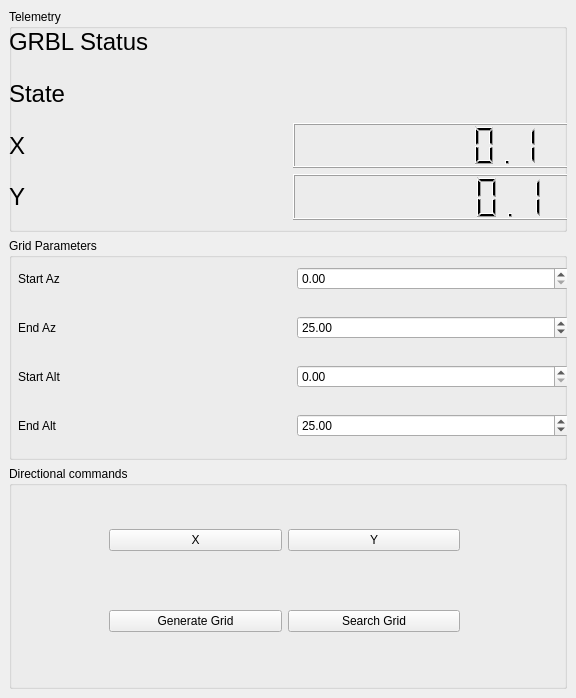
<?xml version="1.0" encoding="UTF-8"?>
<ui version="4.0">
 <class>MainWindow</class>
 <widget class="QMainWindow" name="MainWindow">
  <property name="geometry">
   <rect>
    <x>0</x>
    <y>0</y>
    <width>576</width>
    <height>698</height>
   </rect>
  </property>
  <property name="sizePolicy">
   <sizepolicy hsizetype="Fixed" vsizetype="Fixed">
    <horstretch>0</horstretch>
    <verstretch>0</verstretch>
   </sizepolicy>
  </property>
  <property name="windowTitle">
   <string>MainWindow</string>
  </property>
  <widget class="QWidget" name="centralwidget">
   <layout class="QVBoxLayout" name="verticalLayout_2">
    <item>
     <widget class="QGroupBox" name="groupBox_3">
      <property name="enabled">
       <bool>true</bool>
      </property>
      <property name="sizePolicy">
       <sizepolicy hsizetype="Preferred" vsizetype="Preferred">
        <horstretch>0</horstretch>
        <verstretch>0</verstretch>
       </sizepolicy>
      </property>
      <property name="title">
       <string>Telemetry</string>
      </property>
      <widget class="QWidget" name="gridLayoutWidget_2">
       <property name="geometry">
        <rect>
         <x>0</x>
         <y>10</y>
         <width>561</width>
         <height>201</height>
        </rect>
       </property>
       <layout class="QGridLayout" name="gridLayout">
        <item row="1" column="0">
         <widget class="QLabel" name="state_label">
          <property name="font">
           <font>
            <family>Arial</family>
            <pointsize>18</pointsize>
           </font>
          </property>
          <property name="text">
           <string>State</string>
          </property>
         </widget>
        </item>
        <item row="0" column="2">
         <widget class="QLabel" name="grbl_status">
          <property name="font">
           <font>
            <family>Arial</family>
            <pointsize>18</pointsize>
           </font>
          </property>
          <property name="text">
           <string/>
          </property>
         </widget>
        </item>
        <item row="0" column="0">
         <widget class="QLabel" name="label">
          <property name="font">
           <font>
            <family>Arial</family>
            <pointsize>18</pointsize>
           </font>
          </property>
          <property name="text">
           <string>GRBL Status</string>
          </property>
         </widget>
        </item>
        <item row="4" column="2">
         <widget class="QLCDNumber" name="position_y">
          <property name="digitCount">
           <number>10</number>
          </property>
          <property name="value" stdset="0">
           <double>0.100000000000000</double>
          </property>
         </widget>
        </item>
        <item row="2" column="0">
         <widget class="QLabel" name="label_3">
          <property name="font">
           <font>
            <family>Arial</family>
            <pointsize>18</pointsize>
           </font>
          </property>
          <property name="text">
           <string>X</string>
          </property>
         </widget>
        </item>
        <item row="4" column="0">
         <widget class="QLabel" name="label_4">
          <property name="font">
           <font>
            <family>Arial</family>
            <pointsize>18</pointsize>
           </font>
          </property>
          <property name="text">
           <string>Y</string>
          </property>
         </widget>
        </item>
        <item row="2" column="2">
         <widget class="QLCDNumber" name="position_x">
          <property name="digitCount">
           <number>10</number>
          </property>
          <property name="value" stdset="0">
           <double>0.100000000000000</double>
          </property>
         </widget>
        </item>
        <item row="1" column="2">
         <widget class="QLabel" name="state_value">
          <property name="font">
           <font>
            <family>Arial</family>
            <pointsize>18</pointsize>
           </font>
          </property>
          <property name="text">
           <string/>
          </property>
         </widget>
        </item>
       </layout>
      </widget>
     </widget>
    </item>
    <item>
     <widget class="QGroupBox" name="groupBox_2">
      <property name="title">
       <string>Grid Parameters</string>
      </property>
      <widget class="QWidget" name="gridLayoutWidget_3">
       <property name="geometry">
        <rect>
         <x>9</x>
         <y>9</y>
         <width>551</width>
         <height>211</height>
        </rect>
       </property>
       <layout class="QGridLayout" name="gridLayout_3" columnstretch="0,0">
        <item row="2" column="0">
         <widget class="QLabel" name="label_8">
          <property name="text">
           <string>Start Alt</string>
          </property>
         </widget>
        </item>
        <item row="0" column="0">
         <widget class="QLabel" name="label_5">
          <property name="text">
           <string>Start Az</string>
          </property>
         </widget>
        </item>
        <item row="1" column="0">
         <widget class="QLabel" name="label_6">
          <property name="text">
           <string>End Az</string>
          </property>
         </widget>
        </item>
        <item row="3" column="0">
         <widget class="QLabel" name="label_9">
          <property name="text">
           <string>End Alt</string>
          </property>
         </widget>
        </item>
        <item row="0" column="1">
         <widget class="QDoubleSpinBox" name="start_az_spinbox">
          <property name="minimum">
           <double>0.000000000000000</double>
          </property>
          <property name="maximum">
           <double>360.000000000000000</double>
          </property>
          <property name="value">
           <double>0.000000000000000</double>
          </property>
         </widget>
        </item>
        <item row="1" column="1">
         <widget class="QDoubleSpinBox" name="end_az_spinbox">
          <property name="minimum">
           <double>0.000000000000000</double>
          </property>
          <property name="maximum">
           <double>360.000000000000000</double>
          </property>
          <property name="value">
           <double>25.000000000000000</double>
          </property>
         </widget>
        </item>
        <item row="2" column="1">
         <widget class="QDoubleSpinBox" name="start_alt_spinbox">
          <property name="minimum">
           <double>0.000000000000000</double>
          </property>
          <property name="maximum">
           <double>360.000000000000000</double>
          </property>
          <property name="value">
           <double>0.000000000000000</double>
          </property>
         </widget>
        </item>
        <item row="3" column="1">
         <widget class="QDoubleSpinBox" name="end_alt_spinbox">
          <property name="minimum">
           <double>0.000000000000000</double>
          </property>
          <property name="maximum">
           <double>360.000000000000000</double>
          </property>
          <property name="value">
           <double>25.000000000000000</double>
          </property>
         </widget>
        </item>
       </layout>
      </widget>
     </widget>
    </item>
    <item>
     <widget class="QGroupBox" name="groupBox">
      <property name="title">
       <string>Directional commands</string>
      </property>
      <widget class="QWidget" name="gridLayoutWidget">
       <property name="geometry">
        <rect>
         <x>100</x>
         <y>10</y>
         <width>351</width>
         <height>211</height>
        </rect>
       </property>
       <layout class="QGridLayout" name="gridLayout_2">
        <item row="0" column="1">
         <widget class="QPushButton" name="home_y_button">
          <property name="text">
           <string>Y</string>
          </property>
          <property name="icon">
           <iconset resource="resources.qrc">
            <normaloff>:/Images/Images/home.svg</normaloff>:/Images/Images/home.svg</iconset>
          </property>
         </widget>
        </item>
        <item row="0" column="0">
         <widget class="QPushButton" name="home_x_button">
          <property name="text">
           <string>X</string>
          </property>
          <property name="icon">
           <iconset resource="resources.qrc">
            <normaloff>:/Images/Images/home.svg</normaloff>:/Images/Images/home.svg</iconset>
          </property>
         </widget>
        </item>
        <item row="1" column="0">
         <widget class="QPushButton" name="generate_grid_button">
          <property name="text">
           <string>Generate Grid</string>
          </property>
          <property name="icon">
           <iconset resource="resources.qrc">
            <normaloff>:/Images/Images/home.svg</normaloff>:/Images/Images/home.svg</iconset>
          </property>
         </widget>
        </item>
        <item row="1" column="1">
         <widget class="QPushButton" name="search_grid_button">
          <property name="text">
           <string>Search Grid</string>
          </property>
          <property name="icon">
           <iconset resource="resources.qrc">
            <normaloff>:/Images/Images/home.svg</normaloff>:/Images/Images/home.svg</iconset>
          </property>
         </widget>
        </item>
       </layout>
      </widget>
     </widget>
    </item>
   </layout>
  </widget>
 </widget>
 <resources>
  <include location="resources.qrc"/>
 </resources>
 <connections/>
</ui>
